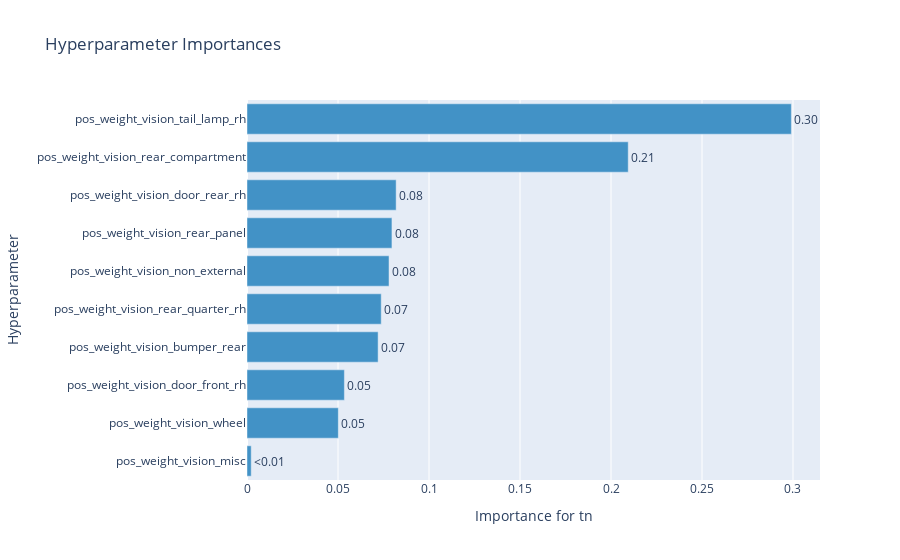

Source (notebook cell):
### Code cell
plot_param_importances(study, target=lambda t: t.values[2], target_name='tn')

### Figure 1 — Plotly figure (JSON) as saved in the notebook; plotly's stock layout.template omitted (floating-point values rounded to 4 significant figures)
{"data": [{"cliponaxis": false, "hovertemplate": ["pos_weight_vision_misc (FloatDistribution): 0.0023154515767647215<extra></extra>", "pos_weight_vision_wheel (FloatDistribution): 0.050189030282726796<extra></extra>", "pos_weight_vision_door_front_rh (FloatDistribution): 0.05350929057410622<extra></extra>", "pos_weight_vision_bumper_rear (FloatDistribution): 0.0720388520593136<extra></extra>", "pos_weight_vision_rear_quarter_rh (FloatDistribution): 0.0737552407332473<extra></extra>", "pos_weight_vision_non_external (FloatDistribution): 0.07804136961651581<extra></extra>", "pos_weight_vision_rear_panel (FloatDistribution): 0.07963800100396191<extra></extra>", "pos_weight_vision_door_rear_rh (FloatDistribution): 0.0819486440105024<extra></extra>", "pos_weight_vision_rear_compartment (FloatDistribution): 0.20946772081697568<extra></extra>", "pos_weight_vision_tail_lamp_rh (FloatDistribution): 0.29909639932588566<extra></extra>"], "marker": {"color": "rgb(66,146,198)"}, "orientation": "h", "text": ["<0.01", "0.05", "0.05", "0.07", "0.07", "0.08", "0.08", "0.08", "0.21", "0.30"], "textposition": "outside", "type": "bar", "x": [0.002315, 0.05019, 0.05351, 0.07204, 0.07376, 0.07804, 0.07964, 0.08195, 0.2095, 0.2991], "y": ["pos_weight_vision_misc", "pos_weight_vision_wheel", "pos_weight_vision_door_front_rh", "pos_weight_vision_bumper_rear", "pos_weight_vision_rear_quarter_rh", "pos_weight_vision_non_external", "pos_weight_vision_rear_panel", "pos_weight_vision_door_rear_rh", "pos_weight_vision_rear_compartment", "pos_weight_vision_tail_lamp_rh"]}], "layout": {"showlegend": false, "title": {"text": "Hyperparameter Importances"}, "xaxis": {"title": {"text": "Importance for tn"}}, "yaxis": {"title": {"text": "Hyperparameter"}}}}
